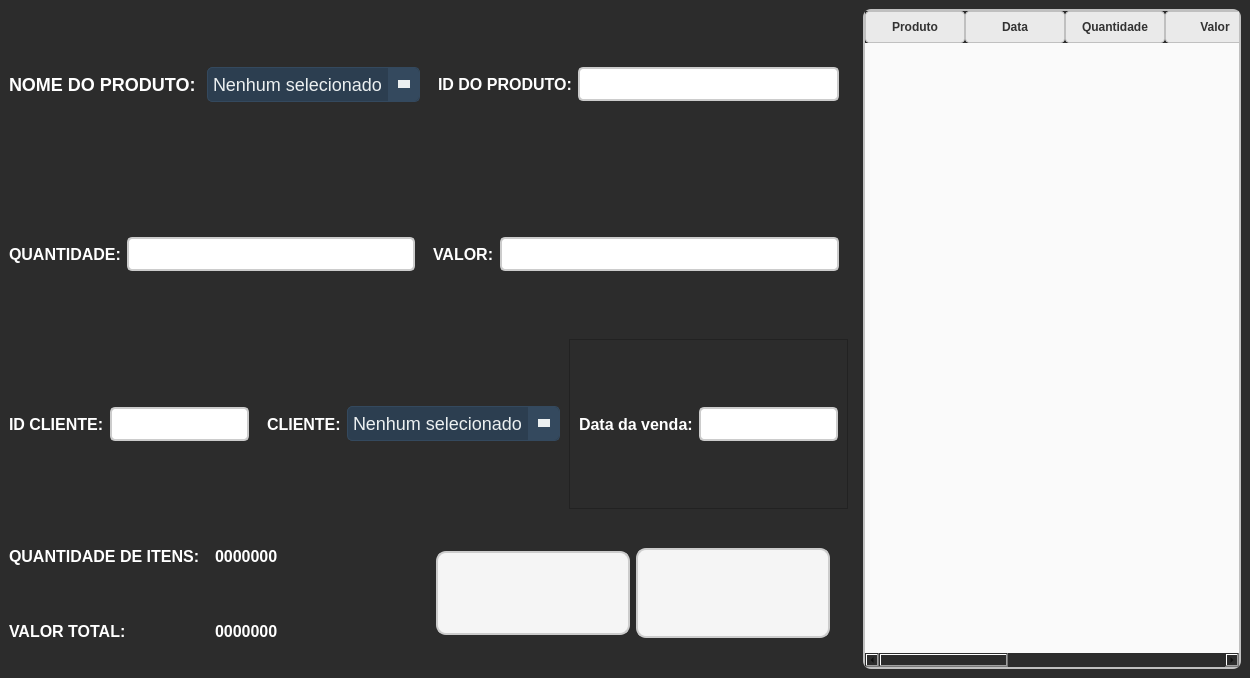
<?xml version="1.0" encoding="UTF-8"?>
<ui version="4.0">
 <class>frm_Vendas</class>
 <widget class="QWidget" name="frm_Vendas">
  <property name="geometry">
   <rect>
    <x>0</x>
    <y>0</y>
    <width>1250</width>
    <height>678</height>
   </rect>
  </property>
  <property name="windowTitle">
   <string>Form</string>
  </property>
  <property name="styleSheet">
   <string notr="true">background-color: #2c2c2c;</string>
  </property>
  <layout class="QGridLayout" name="gridLayout">
   <property name="leftMargin">
    <number>0</number>
   </property>
   <property name="topMargin">
    <number>0</number>
   </property>
   <property name="rightMargin">
    <number>0</number>
   </property>
   <property name="bottomMargin">
    <number>0</number>
   </property>
   <item row="0" column="0">
    <widget class="QWidget" name="widget_2" native="true">
     <layout class="QVBoxLayout" name="verticalLayout">
      <property name="spacing">
       <number>0</number>
      </property>
      <property name="leftMargin">
       <number>0</number>
      </property>
      <property name="topMargin">
       <number>0</number>
      </property>
      <property name="rightMargin">
       <number>0</number>
      </property>
      <property name="bottomMargin">
       <number>0</number>
      </property>
      <item alignment="Qt::AlignVCenter">
       <widget class="QWidget" name="widget_3" native="true">
        <layout class="QHBoxLayout" name="horizontalLayout_2">
         <property name="spacing">
          <number>0</number>
         </property>
         <property name="leftMargin">
          <number>0</number>
         </property>
         <property name="topMargin">
          <number>0</number>
         </property>
         <property name="rightMargin">
          <number>0</number>
         </property>
         <property name="bottomMargin">
          <number>0</number>
         </property>
         <item>
          <widget class="QWidget" name="widget_7" native="true">
           <layout class="QHBoxLayout" name="horizontalLayout_3">
            <item>
             <widget class="QLabel" name="label">
              <property name="font">
               <font>
                <pointsize>-1</pointsize>
                <weight>75</weight>
                <bold>true</bold>
               </font>
              </property>
              <property name="styleSheet">
               <string notr="true">QLabel {
    font-size: 18px;
    color: #FFFFFF;
    font-weight: bold;
    text-shadow: 1px 1px 2px rgba(0, 0, 0, 0.4);
}</string>
              </property>
              <property name="text">
               <string>NOME DO PRODUTO: </string>
              </property>
             </widget>
            </item>
            <item>
             <widget class="QComboBox" name="comboProd">
              <property name="styleSheet">
               <string notr="true">QComboBox {
    background-color: #2c3e50;
    color: #ecf0f1;
    border: 1px solid #34495e;
    border-radius: 5px;
    padding: 5px;
    font-size: 18px;
    min-width: 100px;
}

QComboBox::drop-down {
    subcontrol-origin: padding;
    subcontrol-position: center right;
    width: 30px;
    border-left: 1px solid #34495e;
    background-color: #34495e;
    border-top-right-radius: 5px;
    border-bottom-right-radius: 5px;
}

QComboBox::down-arrow {
    width: 0px;
    height: 0px;
    border-left: 6px solid transparent;
    border-right: 6px solid transparent;
    border-top: 8px solid #ecf0f1;
    margin: 4px;
}

QComboBox QAbstractItemView {
    background-color: #34495e;
    color: #ecf0f1;
    selection-background-color: #1abc9c;
    selection-color: #ffffff;
    border: 1px solid #34495e;
    border-radius: 5px;
    outline: none;
    min-width: 100px;
}

QComboBox QAbstractItemView::item {
    padding: 10px;
    font-size: 14px;
}

QComboBox QAbstractItemView::item:selected {
    background-color: #1abc9c;
}

QComboBox QAbstractItemView::item:hover {
    background-color: #16a085;
}

/* Barra de rolagem vertical personalizada */
QScrollBar:vertical {
    border: none;
    background: #2c3e50;
    width: 10px;
    border-radius: 5px;
}

QScrollBar::handle:vertical {
    background: #1abc9c;
    border-radius: 5px;
}

QScrollBar::handle:vertical:hover {
    background: #16a085;
}

QScrollBar::add-line:vertical, QScrollBar::sub-line:vertical {
    background: none;
    border: none;
}

QScrollBar::up-arrow:vertical, QScrollBar::down-arrow:vertical {
    border: none;
    background: none;
}

/* Barra de rolagem horizontal personalizada */
QScrollBar:horizontal {
    border: none;
    background: #2c3e50;
    height: 10px;
    border-radius: 5px;
}

QScrollBar::handle:horizontal {
    background: #1abc9c;
    border-radius: 5px;
}

QScrollBar::handle:horizontal:hover {
    background: #16a085;
}

QScrollBar::add-line:horizontal, QScrollBar::sub-line:horizontal {
    background: none;
    border: none;
}

QScrollBar::left-arrow:horizontal, QScrollBar::right-arrow:horizontal {
    border: none;
    background: none;
}

</string>
              </property>
              <item>
               <property name="text">
                <string>Nenhum selecionado</string>
               </property>
              </item>
             </widget>
            </item>
           </layout>
          </widget>
         </item>
         <item>
          <widget class="QWidget" name="widget_8" native="true">
           <layout class="QHBoxLayout" name="horizontalLayout_4">
            <item>
             <widget class="QLabel" name="label_6">
              <property name="font">
               <font>
                <pointsize>-1</pointsize>
                <weight>75</weight>
                <bold>true</bold>
               </font>
              </property>
              <property name="styleSheet">
               <string notr="true">QLabel {
    font-size: 16px;
    color: #FFFFFF;
    font-weight: bold;
    text-shadow: 1px 1px 2px rgba(0, 0, 0, 0.4);
}</string>
              </property>
              <property name="text">
               <string>ID DO PRODUTO:</string>
              </property>
             </widget>
            </item>
            <item>
             <widget class="QLineEdit" name="txt_idProd">
              <property name="enabled">
               <bool>false</bool>
              </property>
              <property name="styleSheet">
               <string notr="true">QLineEdit {
    border: 2px solid #cccccc; 
    border-radius: 5px; 
    padding: 6px; 
    font-size: 14px; 
    background-color: #ffffff;
    transition: all 0.3s ease;
	color: #000000;
}

QLineEdit:hover {
    border: 2px solid #3f51b5; 
    background-color: #f5f5f5; 
}
</string>
              </property>
             </widget>
            </item>
           </layout>
          </widget>
         </item>
        </layout>
       </widget>
      </item>
      <item>
       <widget class="QWidget" name="widget_4" native="true">
        <layout class="QHBoxLayout" name="horizontalLayout_5">
         <property name="spacing">
          <number>0</number>
         </property>
         <property name="leftMargin">
          <number>0</number>
         </property>
         <property name="topMargin">
          <number>0</number>
         </property>
         <property name="rightMargin">
          <number>0</number>
         </property>
         <property name="bottomMargin">
          <number>0</number>
         </property>
         <item>
          <widget class="QWidget" name="widget_9" native="true">
           <layout class="QHBoxLayout" name="horizontalLayout_8">
            <item>
             <widget class="QLabel" name="label_4">
              <property name="font">
               <font>
                <pointsize>-1</pointsize>
                <weight>75</weight>
                <bold>true</bold>
               </font>
              </property>
              <property name="styleSheet">
               <string notr="true">QLabel {
    font-size: 16px;
    color: #FFFFFF;
    font-weight: bold;
    text-shadow: 1px 1px 2px rgba(0, 0, 0, 0.4);
}</string>
              </property>
              <property name="text">
               <string>QUANTIDADE:</string>
              </property>
             </widget>
            </item>
            <item>
             <widget class="QLineEdit" name="txtQtd">
              <property name="styleSheet">
               <string notr="true">QLineEdit {
    border: 2px solid #cccccc; 
    border-radius: 5px; 
    padding: 6px; 
    font-size: 14px; 
    background-color: #ffffff;
    transition: all 0.3s ease;
	color: #000000;
}

QLineEdit:hover {
    border: 2px solid #3f51b5; 
    background-color: #f5f5f5; 
}
</string>
              </property>
             </widget>
            </item>
           </layout>
          </widget>
         </item>
         <item>
          <widget class="QWidget" name="widget_10" native="true">
           <layout class="QHBoxLayout" name="horizontalLayout_7">
            <item>
             <widget class="QLabel" name="label_5">
              <property name="font">
               <font>
                <pointsize>-1</pointsize>
                <weight>75</weight>
                <bold>true</bold>
               </font>
              </property>
              <property name="styleSheet">
               <string notr="true">QLabel {
    font-size: 16px;
    color: #FFFFFF;
    font-weight: bold;
    text-shadow: 1px 1px 2px rgba(0, 0, 0, 0.4);
}</string>
              </property>
              <property name="text">
               <string>VALOR:</string>
              </property>
             </widget>
            </item>
            <item>
             <widget class="QLineEdit" name="txtValor">
              <property name="enabled">
               <bool>false</bool>
              </property>
              <property name="styleSheet">
               <string notr="true">QLineEdit {
    border: 2px solid #cccccc; 
    border-radius: 5px; 
    padding: 6px; 
    font-size: 14px; 
    background-color: #ffffff;
    transition: all 0.3s ease;
	color: #000000;
}

QLineEdit:hover {
    border: 2px solid #3f51b5; 
    background-color: #f5f5f5; 
}
</string>
              </property>
             </widget>
            </item>
           </layout>
          </widget>
         </item>
        </layout>
       </widget>
      </item>
      <item>
       <widget class="QWidget" name="widget_5" native="true">
        <layout class="QHBoxLayout" name="horizontalLayout_9">
         <property name="spacing">
          <number>0</number>
         </property>
         <property name="leftMargin">
          <number>0</number>
         </property>
         <property name="topMargin">
          <number>0</number>
         </property>
         <property name="rightMargin">
          <number>0</number>
         </property>
         <property name="bottomMargin">
          <number>0</number>
         </property>
         <item>
          <widget class="QWidget" name="widget_11" native="true">
           <layout class="QHBoxLayout" name="horizontalLayout_10">
            <property name="spacing">
             <number>0</number>
            </property>
            <property name="leftMargin">
             <number>0</number>
            </property>
            <property name="topMargin">
             <number>0</number>
            </property>
            <property name="rightMargin">
             <number>0</number>
            </property>
            <property name="bottomMargin">
             <number>0</number>
            </property>
            <item>
             <widget class="QWidget" name="widget_16" native="true">
              <layout class="QHBoxLayout" name="horizontalLayout_11">
               <item>
                <widget class="QLabel" name="label_8">
                 <property name="font">
                  <font>
                   <pointsize>-1</pointsize>
                   <weight>75</weight>
                   <bold>true</bold>
                  </font>
                 </property>
                 <property name="styleSheet">
                  <string notr="true">QLabel {
    font-size: 16px;
    color: #FFFFFF;
    font-weight: bold;
    text-shadow: 1px 1px 2px rgba(0, 0, 0, 0.4);
}</string>
                 </property>
                 <property name="text">
                  <string>ID CLIENTE:</string>
                 </property>
                </widget>
               </item>
               <item alignment="Qt::AlignHCenter|Qt::AlignVCenter">
                <widget class="QLineEdit" name="txt_idCliente">
                 <property name="enabled">
                  <bool>false</bool>
                 </property>
                 <property name="styleSheet">
                  <string notr="true">QLineEdit {
    border: 2px solid #cccccc; 
    border-radius: 5px; 
    padding: 6px; 
    font-size: 14px; 
    background-color: #ffffff;
    transition: all 0.3s ease;
	color: #000000;
}

QLineEdit:hover {
    border: 2px solid #3f51b5; 
    background-color: #f5f5f5; 
}
</string>
                 </property>
                </widget>
               </item>
              </layout>
             </widget>
            </item>
            <item>
             <widget class="QWidget" name="widget_17" native="true">
              <layout class="QHBoxLayout" name="horizontalLayout_13">
               <item>
                <widget class="QLabel" name="label_7">
                 <property name="font">
                  <font>
                   <pointsize>-1</pointsize>
                   <weight>75</weight>
                   <bold>true</bold>
                  </font>
                 </property>
                 <property name="styleSheet">
                  <string notr="true">QLabel {
    font-size: 16px;
    color: #FFFFFF;
    font-weight: bold;
    text-shadow: 1px 1px 2px rgba(0, 0, 0, 0.4);
}</string>
                 </property>
                 <property name="text">
                  <string>CLIENTE:</string>
                 </property>
                </widget>
               </item>
               <item>
                <widget class="QComboBox" name="comboCliente">
                 <property name="styleSheet">
                  <string notr="true">QComboBox {
    background-color: #2c3e50;
    color: #ecf0f1;
    border: 1px solid #34495e;
    border-radius: 5px;
    padding: 5px;
    font-size: 18px;
    min-width: 100px;
}

QComboBox::drop-down {
    subcontrol-origin: padding;
    subcontrol-position: center right;
    width: 30px;
    border-left: 1px solid #34495e;
    background-color: #34495e;
    border-top-right-radius: 5px;
    border-bottom-right-radius: 5px;
}

QComboBox::down-arrow {
    width: 0px;
    height: 0px;
    border-left: 6px solid transparent;
    border-right: 6px solid transparent;
    border-top: 8px solid #ecf0f1;
    margin: 4px;
}

QComboBox QAbstractItemView {
    background-color: #34495e;
    color: #ecf0f1;
    selection-background-color: #1abc9c;
    selection-color: #ffffff;
    border: 1px solid #34495e;
    border-radius: 5px;
    outline: none;
    min-width: 100px;
}

QComboBox QAbstractItemView::item {
    padding: 10px;
    font-size: 14px;
}

QComboBox QAbstractItemView::item:selected {
    background-color: #1abc9c;
}

QComboBox QAbstractItemView::item:hover {
    background-color: #16a085;
}

/* Barra de rolagem vertical personalizada */
QScrollBar:vertical {
    border: none;
    background: #2c3e50;
    width: 10px;
    border-radius: 5px;
}

QScrollBar::handle:vertical {
    background: #1abc9c;
    border-radius: 5px;
}

QScrollBar::handle:vertical:hover {
    background: #16a085;
}

QScrollBar::add-line:vertical, QScrollBar::sub-line:vertical {
    background: none;
    border: none;
}

QScrollBar::up-arrow:vertical, QScrollBar::down-arrow:vertical {
    border: none;
    background: none;
}

/* Barra de rolagem horizontal personalizada */
QScrollBar:horizontal {
    border: none;
    background: #2c3e50;
    height: 10px;
    border-radius: 5px;
}

QScrollBar::handle:horizontal {
    background: #1abc9c;
    border-radius: 5px;
}

QScrollBar::handle:horizontal:hover {
    background: #16a085;
}

QScrollBar::add-line:horizontal, QScrollBar::sub-line:horizontal {
    background: none;
    border: none;
}

QScrollBar::left-arrow:horizontal, QScrollBar::right-arrow:horizontal {
    border: none;
    background: none;
}
</string>
                 </property>
                 <item>
                  <property name="text">
                   <string>Nenhum selecionado</string>
                  </property>
                 </item>
                </widget>
               </item>
              </layout>
             </widget>
            </item>
           </layout>
          </widget>
         </item>
         <item>
          <widget class="QFrame" name="frame">
           <property name="frameShape">
            <enum>QFrame::StyledPanel</enum>
           </property>
           <property name="frameShadow">
            <enum>QFrame::Raised</enum>
           </property>
           <layout class="QHBoxLayout" name="horizontalLayout_14">
            <item>
             <widget class="QLabel" name="label_10">
              <property name="font">
               <font>
                <pointsize>-1</pointsize>
                <weight>75</weight>
                <bold>true</bold>
               </font>
              </property>
              <property name="styleSheet">
               <string notr="true">QLabel {
    font-size: 16px;
    color: #FFFFFF;
    font-weight: bold;
    text-shadow: 1px 1px 2px rgba(0, 0, 0, 0.4);
}</string>
              </property>
              <property name="text">
               <string>Data da venda:</string>
              </property>
             </widget>
            </item>
            <item>
             <widget class="QLineEdit" name="txtDataVenda">
              <property name="enabled">
               <bool>false</bool>
              </property>
              <property name="styleSheet">
               <string notr="true">QLineEdit {
    border: 2px solid #cccccc; 
    border-radius: 5px; 
    padding: 6px; 
    font-size: 14px; 
    background-color: #ffffff;
    transition: all 0.3s ease;
	color: #000000;
}

QLineEdit:hover {
    border: 2px solid #3f51b5; 
    background-color: #f5f5f5; 
}
</string>
              </property>
             </widget>
            </item>
           </layout>
          </widget>
         </item>
        </layout>
       </widget>
      </item>
      <item>
       <widget class="QWidget" name="widget_6" native="true">
        <layout class="QHBoxLayout" name="horizontalLayout">
         <item>
          <widget class="QWidget" name="widget_12" native="true">
           <layout class="QHBoxLayout" name="horizontalLayout_12">
            <property name="spacing">
             <number>0</number>
            </property>
            <property name="leftMargin">
             <number>0</number>
            </property>
            <property name="topMargin">
             <number>0</number>
            </property>
            <property name="rightMargin">
             <number>0</number>
            </property>
            <property name="bottomMargin">
             <number>0</number>
            </property>
            <item>
             <widget class="QWidget" name="widget_14" native="true">
              <layout class="QVBoxLayout" name="verticalLayout_2">
               <property name="spacing">
                <number>0</number>
               </property>
               <property name="leftMargin">
                <number>0</number>
               </property>
               <property name="topMargin">
                <number>0</number>
               </property>
               <property name="rightMargin">
                <number>0</number>
               </property>
               <property name="bottomMargin">
                <number>0</number>
               </property>
               <item>
                <widget class="QLabel" name="label_12">
                 <property name="font">
                  <font>
                   <pointsize>-1</pointsize>
                   <weight>75</weight>
                   <bold>true</bold>
                  </font>
                 </property>
                 <property name="styleSheet">
                  <string notr="true">QLabel {
    font-size: 16px;
    color: #FFFFFF;
    font-weight: bold;
    text-shadow: 1px 1px 2px rgba(0, 0, 0, 0.4);
}</string>
                 </property>
                 <property name="text">
                  <string>QUANTIDADE DE ITENS:</string>
                 </property>
                </widget>
               </item>
               <item>
                <widget class="QLabel" name="label_13">
                 <property name="font">
                  <font>
                   <pointsize>-1</pointsize>
                   <weight>75</weight>
                   <bold>true</bold>
                  </font>
                 </property>
                 <property name="styleSheet">
                  <string notr="true">QLabel {
    font-size: 16px;
    color: #FFFFFF;
    font-weight: bold;
    text-shadow: 1px 1px 2px rgba(0, 0, 0, 0.4);
}</string>
                 </property>
                 <property name="text">
                  <string>VALOR TOTAL:</string>
                 </property>
                </widget>
               </item>
              </layout>
             </widget>
            </item>
            <item>
             <widget class="QWidget" name="widget_15" native="true">
              <layout class="QVBoxLayout" name="verticalLayout_3">
               <property name="spacing">
                <number>0</number>
               </property>
               <property name="leftMargin">
                <number>0</number>
               </property>
               <property name="topMargin">
                <number>0</number>
               </property>
               <property name="rightMargin">
                <number>0</number>
               </property>
               <property name="bottomMargin">
                <number>0</number>
               </property>
               <item>
                <widget class="QLabel" name="lblQtd_2">
                 <property name="font">
                  <font>
                   <pointsize>-1</pointsize>
                   <weight>75</weight>
                   <bold>true</bold>
                  </font>
                 </property>
                 <property name="styleSheet">
                  <string notr="true">QLabel {
    font-size: 16px;
    color: #FFFFFF;
    font-weight: bold;
    text-shadow: 1px 1px 2px rgba(0, 0, 0, 0.4);
}</string>
                 </property>
                 <property name="text">
                  <string>0000000</string>
                 </property>
                </widget>
               </item>
               <item>
                <widget class="QLabel" name="lblValor_2">
                 <property name="font">
                  <font>
                   <pointsize>-1</pointsize>
                   <weight>75</weight>
                   <bold>true</bold>
                  </font>
                 </property>
                 <property name="styleSheet">
                  <string notr="true">QLabel {
    font-size: 16px;
    color: #FFFFFF;
    font-weight: bold;
    text-shadow: 1px 1px 2px rgba(0, 0, 0, 0.4);
}</string>
                 </property>
                 <property name="text">
                  <string>0000000</string>
                 </property>
                </widget>
               </item>
              </layout>
             </widget>
            </item>
           </layout>
          </widget>
         </item>
         <item>
          <widget class="QWidget" name="widget_13" native="true">
           <layout class="QHBoxLayout" name="horizontalLayout_15">
            <item>
             <widget class="QPushButton" name="btn_addCarrinho">
              <property name="styleSheet">
               <string notr="true">QPushButton{
    background-color: #f5f5f5; 
    border: 2px solid #cccccc;
    border-radius: 10px; 
    padding: 10px; 
    color: #333333; 
    font-size: 14px; 
	background-image:url(:/icon_adicionarCarrinho/adicionarCarrinho.png);
    background-repeat: no-repeat; 
    background-position: center;
	transition: all 0.3s ease;
}
QPushButton:hover{
    background-color: #e0e0e0; 
    border-color: #aaaaaa;
	transform: scale(1.05); 
}
QPushButton:pressed{
	background-color: #d6d6d6;
	border-color: #888888;
	transform: scale(0.95);
}</string>
              </property>
              <property name="text">
               <string>
ㅤㅤㅤㅤ
ㅤㅤ</string>
              </property>
             </widget>
            </item>
            <item>
             <widget class="QPushButton" name="btn_excluirCarrinho">
              <property name="styleSheet">
               <string notr="true">QPushButton{
    background-color: #f5f5f5; 
    border: 2px solid #cccccc;
    border-radius: 10px; 
    padding: 10px; 
    color: #333333; 
    font-size: 14px; 
	background-image:url(:/icon_removerCarrinho/RemoverCarrinho.png);
    background-repeat: no-repeat; 
    background-position: center;
	transition: all 0.3s ease;
}
QPushButton:hover{
    background-color: #e0e0e0; 
    border-color: #aaaaaa;
	transform: scale(1.05); 
}
QPushButton:pressed{
	background-color: #d6d6d6;
	border-color: #888888;
	transform: scale(0.95);
}</string>
              </property>
              <property name="text">
               <string>ㅤㅤ
ㅤㅤ
ㅤㅤ</string>
              </property>
             </widget>
            </item>
           </layout>
          </widget>
         </item>
        </layout>
       </widget>
      </item>
     </layout>
    </widget>
   </item>
   <item row="0" column="1">
    <widget class="QWidget" name="widget" native="true">
     <layout class="QHBoxLayout" name="horizontalLayout_6">
      <item>
       <widget class="QTableWidget" name="carrinho">
        <property name="styleSheet">
         <string notr="true">QTableWidget, QTableView {
    border: 2px solid #C0C0C0;  
    border-radius: 8px;  
    gridline-color: #C0C0C0;  
    background-color: #FAFAFA;  
    font-size: 14px;  
    color: #333333;  
    selection-background-color: #FFD700;  
    selection-color: #000000;  
    alternate-background-color: #F5F5F5;
}

QHeaderView::section {
    background-color: #EAEAEA;  
    color: #333333;  
    font-weight: bold;  
    border: 1px solid #C0C0C0;  
    padding: 6px;  
    border-radius: 4px;  
}

QTableWidget::item:selected, QTableView::item:selected {
    background-color: #FFD700;  
    color: #000000;  
    border: 1px solid #C0C0C0;
}

QTableCornerButton::section {
    background-color: #EAEAEA;  
    border: 1px solid #C0C0C0;  
    border-radius: 8px 0 0 0;
}

QScrollBar:vertical, QScrollBar:horizontal {
    background: #F0F0F0;  
    border: none;  
    border-radius: 6px;  
    margin: 2px;  
}

QScrollBar::handle:vertical, QScrollBar::handle:horizontal {
    background: #B0BEC5;  
    border-radius: 6px;  
    min-height: 20px;  
    min-width: 20px;  
}

QScrollBar::handle:vertical:hover, QScrollBar::handle:horizontal:hover {
    background: #90A4AE;  
}

QScrollBar::add-line:vertical, QScrollBar::sub-line:vertical, 
QScrollBar::add-line:horizontal, QScrollBar::sub-line:horizontal {
    background: none;  
    height: 0px;  
    width: 0px;
}

QScrollBar::add-page:vertical, QScrollBar::sub-page:vertical,
QScrollBar::add-page:horizontal, QScrollBar::sub-page:horizontal {
    background: none;
}</string>
        </property>
        <column>
         <property name="text">
          <string>Produto</string>
         </property>
        </column>
        <column>
         <property name="text">
          <string>Data</string>
         </property>
        </column>
        <column>
         <property name="text">
          <string>Quantidade</string>
         </property>
        </column>
        <column>
         <property name="text">
          <string>Valor</string>
         </property>
        </column>
        <column>
         <property name="text">
          <string>IdProduto</string>
         </property>
        </column>
        <column>
         <property name="text">
          <string>IdCliente</string>
         </property>
        </column>
        <column>
         <property name="text">
          <string>Cliente</string>
         </property>
        </column>
        <column>
         <property name="text">
          <string>Total</string>
         </property>
        </column>
       </widget>
      </item>
     </layout>
    </widget>
   </item>
  </layout>
 </widget>
 <resources>
  <include location="../Img/icon_adiconarCarrinho.qrc"/>
  <include location="../Img/icon_removerCarrinho.qrc"/>
 </resources>
 <connections/>
</ui>
